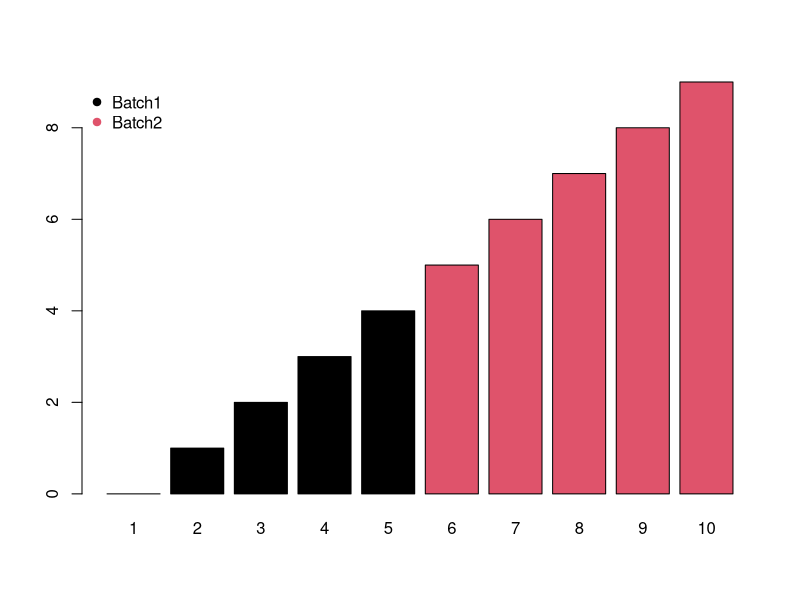
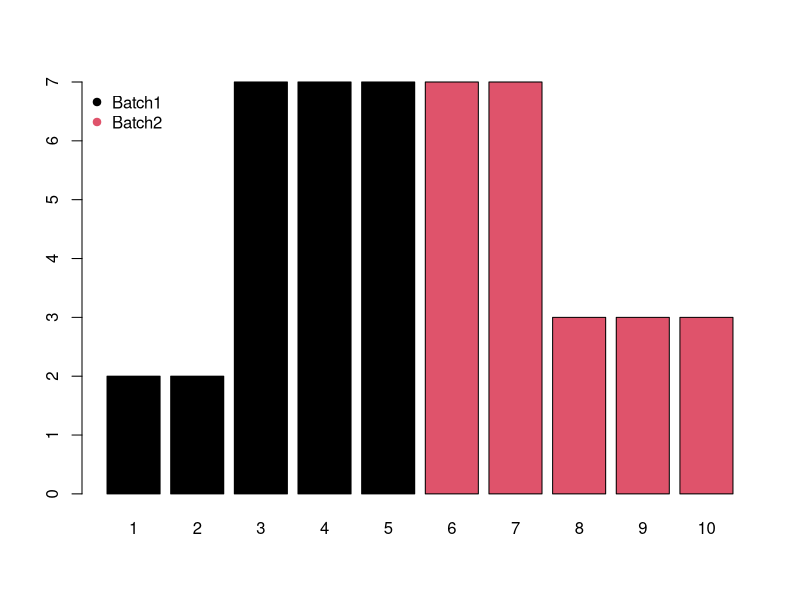
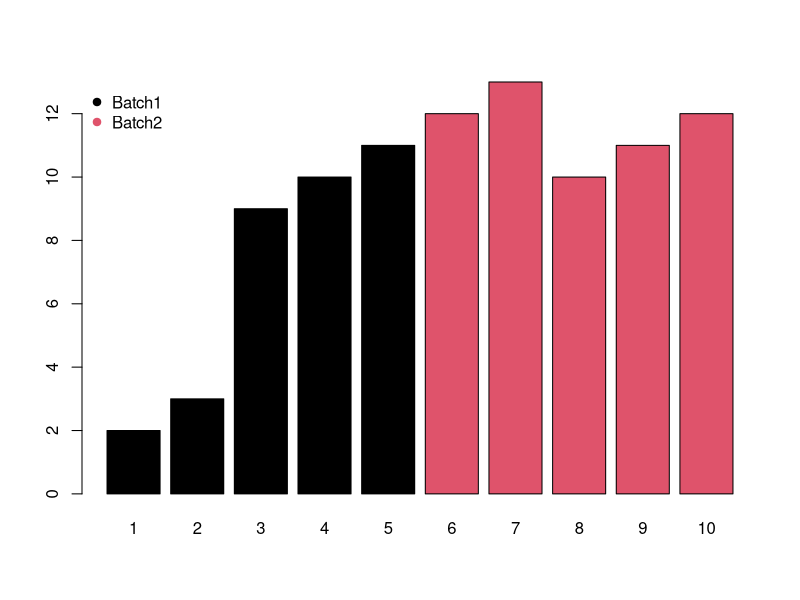
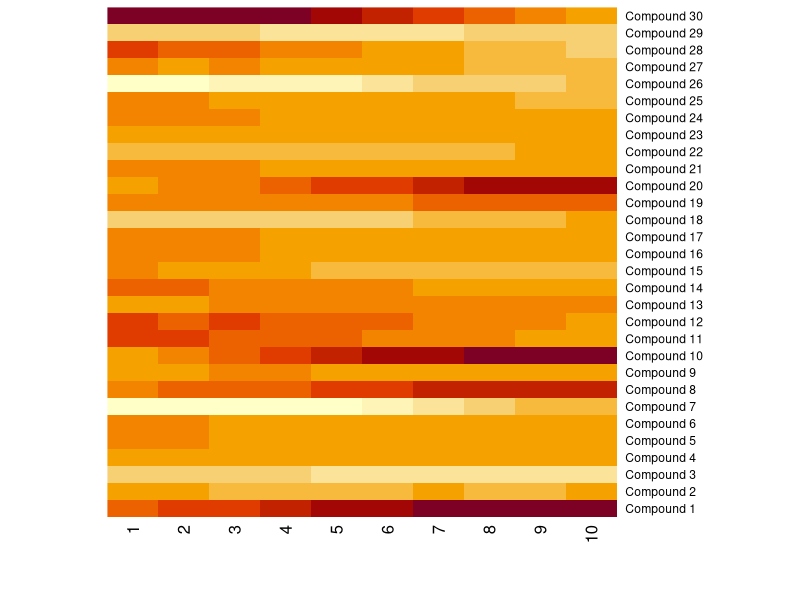
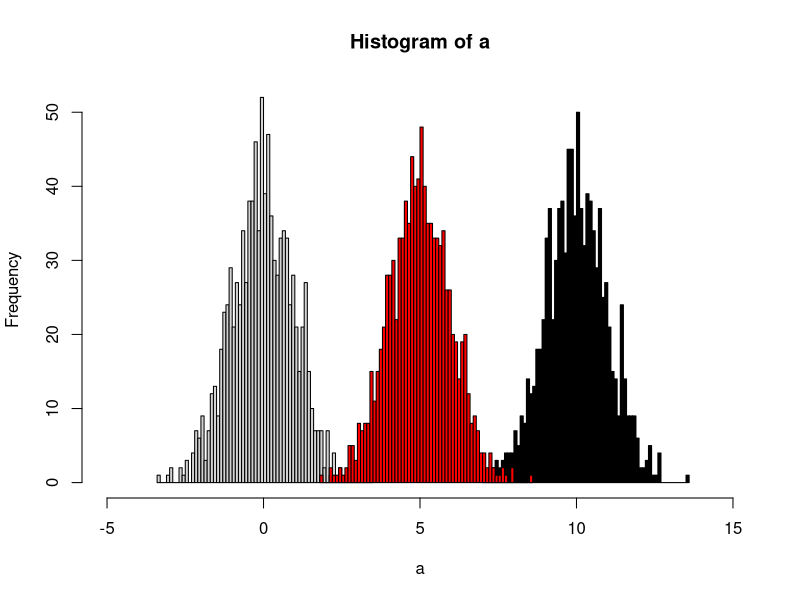
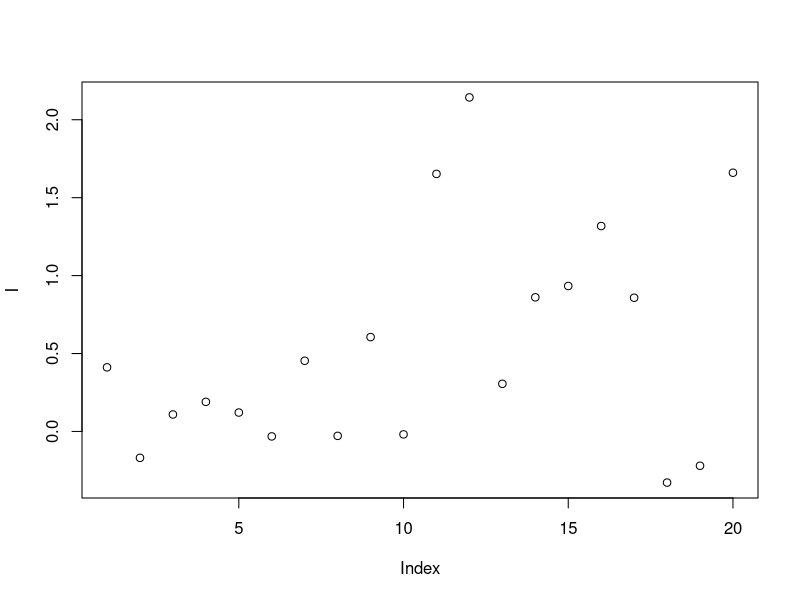
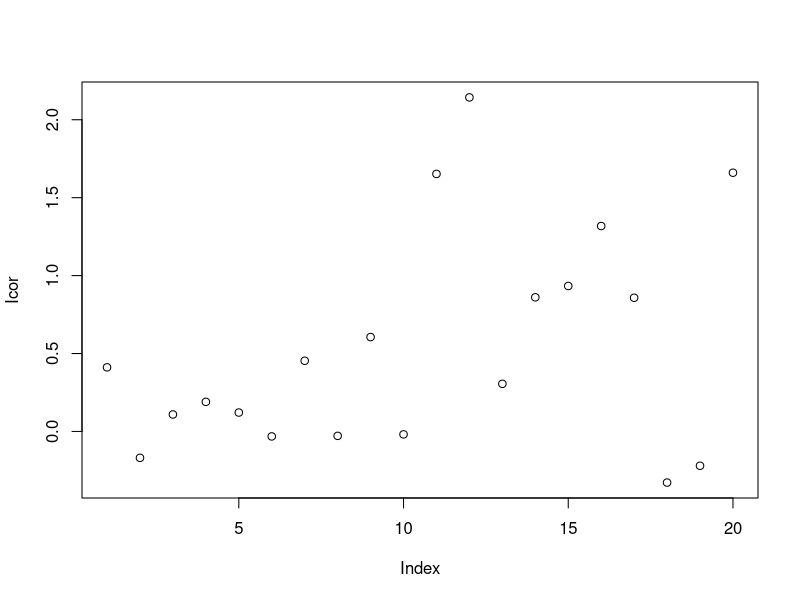
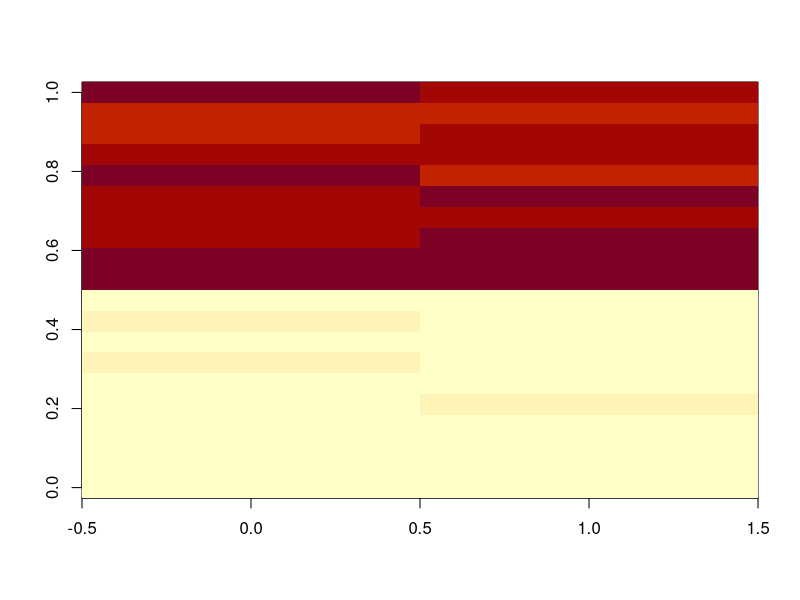

These figures' R source, in order:
## ---- chunk 1
batch <- seq(0,9,length.out = 10)
group <- factor(c(rep(1,5),rep(2,5)))
names(batch) <- as.character(c(1:10))
barplot(batch,col=group)
legend('topleft',legend = c('Batch1','Batch2'),col=c(1,2),pch=19,bty = 'n')
## ---- chunk 2
# Block batch
batch <- c(2,2,7,7,7,7,7,3,3,3)
group <- factor(c(rep(1,5),rep(2,5)))
names(batch) <- as.character(c(1:10))
barplot(batch,col=group)
legend('topleft',legend = c('Batch1','Batch2'),col=c(1,2),pch=19,bty = 'n')
## ---- chunk 3
# Mixed batch
batch <- c(2,2,7,7,7,7,7,3,3,3) + seq(0,9,length.out = 10)
group <- factor(c(rep(1,5),rep(2,5)))
names(batch) <- as.character(c(1:10))
barplot(batch,col=group)
legend('topleft',legend = c('Batch1','Batch2'),col=c(1,2),pch=19,bty = 'n')
## ---- chunk 4
getsample <- function(n){
        batch <- NULL
        for (i in 1:n){
        batchin <- seq(1,10,length.out = 10) * rnorm(1)
        batchde <- seq(10,1,length.out = 10) * rnorm(1)
        batchblock <- c(rep(rnorm(1),2),rep(rnorm(1),5),rep(rnorm(1),3))
        
        batchtemp <- batchin*sample(c(0,1),1) + batchde*sample(c(0,1),1) + batchblock*sample(c(0,1),1)
        
        batch <- rbind(batch,batchtemp)
        }
        return(batch)
}

d <- getsample(30)
rownames(d) <- paste('Compound',c(1:30))
heatmap(d, Colv = NA, Rowv = NA, scale="column")
## ---- chunk 5
set.seed(30)
# real peaks
group <- factor(c(rep(1,5),rep(2,5)))
con <- c(rnorm(5,5),rnorm(5,8))
re <- t.test(con~group)
# real peaks
group <- factor(c(rep(1,5),rep(2,5)))
con <- c(rnorm(5,5),rnorm(5,8))
batch <- seq(0,5,length.out = 10)
ins <- batch+con
re <- t.test(ins~group)

index <- sample(10)
ins <- batch+con[index]
re <- t.test(ins~group[index])
## ---- chunk 6
# real peaks
group <- factor(c(rep(1,5),rep(2,5)))
con <- c(rnorm(5,5),rnorm(5,8))
batch <- seq(5,0,length.out = 10)
ins <- batch+con
re <- t.test(ins~group)
## ---- chunk 7
set.seed(42)
a <- rnorm(1000)
# b sufferred batch effect with a bias of 10
b <- rnorm(1000,10)
hist(a,xlim=c(-5,15),breaks = 50)
hist(b,col = 'black', breaks = 50, add=T)
# quantile normalized
cor <- (a[order(a)]+b[order(b)])/2
# reorder
cor <- cor[order(order(a))]
hist(cor,col = 'red', breaks = 50, add=T)
## ---- chunk 8
set.seed(42)
# raw data
I = c(rnorm(10,mean = 0, sd = 0.3),rnorm(10,mean = 1, sd = 0.5))
# batch
B = c(rep(0,10),rep(1,10))
# qc
Iqc = c(rnorm(1,mean = 0, sd = 0.3),rnorm(1,mean = 1, sd = 0.5))
# corrected data
Icor = I * median(c(rep(Iqc[1],10),rep(Iqc[2],10)))/mean(c(rep(Iqc[1],10),rep(Iqc[2],10)))
# plot the result
plot(I)
plot(Icor)
## ---- chunk 9
set.seed(42)
# raw data
peaksa <- c(rnorm(10,mean = 10, sd = 0.3),rnorm(10,mean = 20, sd = 0.5))
peaksb <- c(rnorm(10,mean = 10, sd = 0.3),rnorm(10,mean = 20, sd = 0.5))

df <- rbind(peaksa,peaksb)
dfcor <- df/apply(df,2,sum)* sum(apply(df,2,median))

image(df)
image(dfcor)
